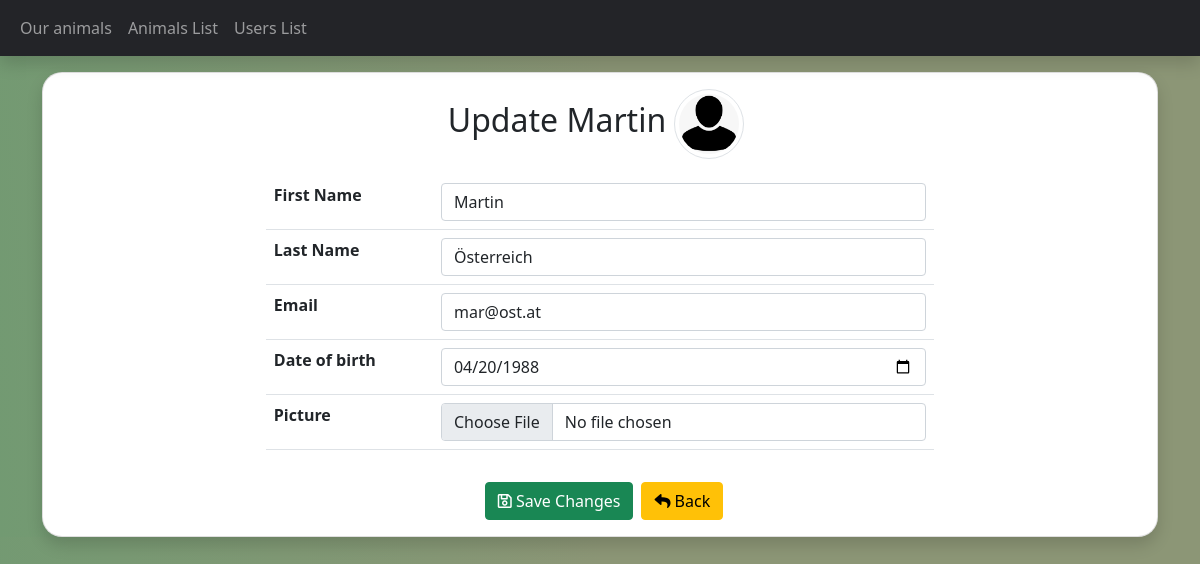
Screenshot of /CodeReview11/update.php?id=1 (signed in) with the database file from the repository.
### tables this page shows
CREATE TABLE `user` (
  `id` int(11) NOT NULL,
  `first_name` varchar(255) NOT NULL,
  `last_name` varchar(255) NOT NULL,
  `password` varchar(255) NOT NULL,
  `date_of_birth` date NOT NULL,
  `email` varchar(255) NOT NULL,
  `picture` varchar(255) DEFAULT NULL,
  `status` varchar(4) NOT NULL DEFAULT 'user'
);

### CodeReview11/update.php (the view, shortened to what this page needs)
<?php
require_once 'components/db_connect.php';
$backBtn = '';
if (isset($_SESSION["user"])){
   $backBtn = "profil.php";
}
if (isset($_GET[ 'id'])) {
   $id = $_GET['id'];
   $sql = "SELECT * FROM user WHERE id = {$id}";
   $result = $connect->query($sql);
   if ($result->num_rows == 1) {
       $data = $result->fetch_assoc();
       $f_name = $data['first_name'];
       $l_name = $data['last_name'];
       $email = $data['email'];
       $date_birth = $data['date_of_birth'];
   }
}
?>
<!DOCTYPE html>
<html lang="en" >
<head>
    <link rel="stylesheet" href="//use.fontawesome.com/releases/v5.0.7/css/all.css">
  <?php require_once 'components/boot.php'?>
</head>
<body>
<nav class="navbar navbar-expand navbar-dark mb-3 sticky-top shadow">
  <div class="container-fluid">
    <div class="collapse navbar-collapse" id="navbarNav">
      <ul class="navbar-nav">
        <li class="nav-item">
          <a class="nav-link" aria-current="page" href="home.php">Our animals</a>
        </li>
        <li class="nav-item">
          <a class="nav-link" href="animals/index.php">Animals List</a>
        </li>
         <li class="nav-item">
          <a class="nav-link" href="dashboard.php">Users List</a>
        </li>
    </div>
  </div>
</nav>
<div class ="container">
<div class="card shadow">
        <div class="d-flex justify-content-center align-items-center m-3">
       <h2>Update <?php echo $f_name ?> </h2>
       <img class='img-thumbnail rounded-circle mx-2'  src='pictures/<?php echo $data['picture'] ?>' alt="<?php echo $f_name ?>">
        </div>
       <form  method="post" enctype="multipart/form-data" >
           <table  class="table">
               <tr>
                   <th>First Name</th >
                   <td><input class="form-control"  type="text"  name ="first_name" placeholder = "First Name"  value="<?php echo $f_name ?>"   /></td>
               </tr>
               <tr>
                   <th>Last Name</th>
                   <td ><input class= "form-control" type= "text"  name="last_name"  placeholder="Last Name" value ="<?php echo $l_name ?>" /></td>
               </tr>
               <tr>
                   <th>Email</th>
                   <td><input class ="form-control" type ="email" name ="email" placeholder = "Email" value = "<?php echo $email ?>" /></td>
               </tr>
               <tr>
                   <th>Date of birth</th>
                    <td ><input class= "form-control" type ="date"  name="date_of_birth"  placeholder= "Date of birth"   value = "<?php echo $date_birth ?>"  /></td >
               </tr>
               <tr>
                   <th>Picture</th>
                    <td><input  class= "form-control"  type ="file"   name = "picture"   /></td>
                </tr >
            </table >
            <div class="card-body d-flex justify-content-center">
                <td ><button   name = "submit"   class = "btn btn-success mx-2"   type = "submit" ><i class="far fa-save"></i> Save Changes </button ></td >
                    <td ><a   href = "<?php echo $backBtn?>" ><button   class = "btn btn-warning"   type = "button" ><i class="fas fa-reply"></i> Back </button ></a ></td >
            </div>
        </form >
</div>
</div >
</body >
</html >

### CodeReview11/update.php (style rules this page uses)
.img-thumbnail { width: 70px !important; height: 70px !important; object-fit:cover; }
.card { border-radius: 20px; }
body { background: rgb(140,150,118); background: linear-gradient(265deg, rgba(140,150,118,1) 48%, rgba(114,154,114,1) 100%); }
.navbar { background-color: #232428; }
form { margin: auto; width: 60% ; }
.btn-success, .btn-warning { transition: all .2s ease-in-out; }

### rows the page displays
user: first_name "Martin", picture (placeholder picture), last_name "Österreich", email "mar@ost.at", date_of_birth "04/20/1988"
